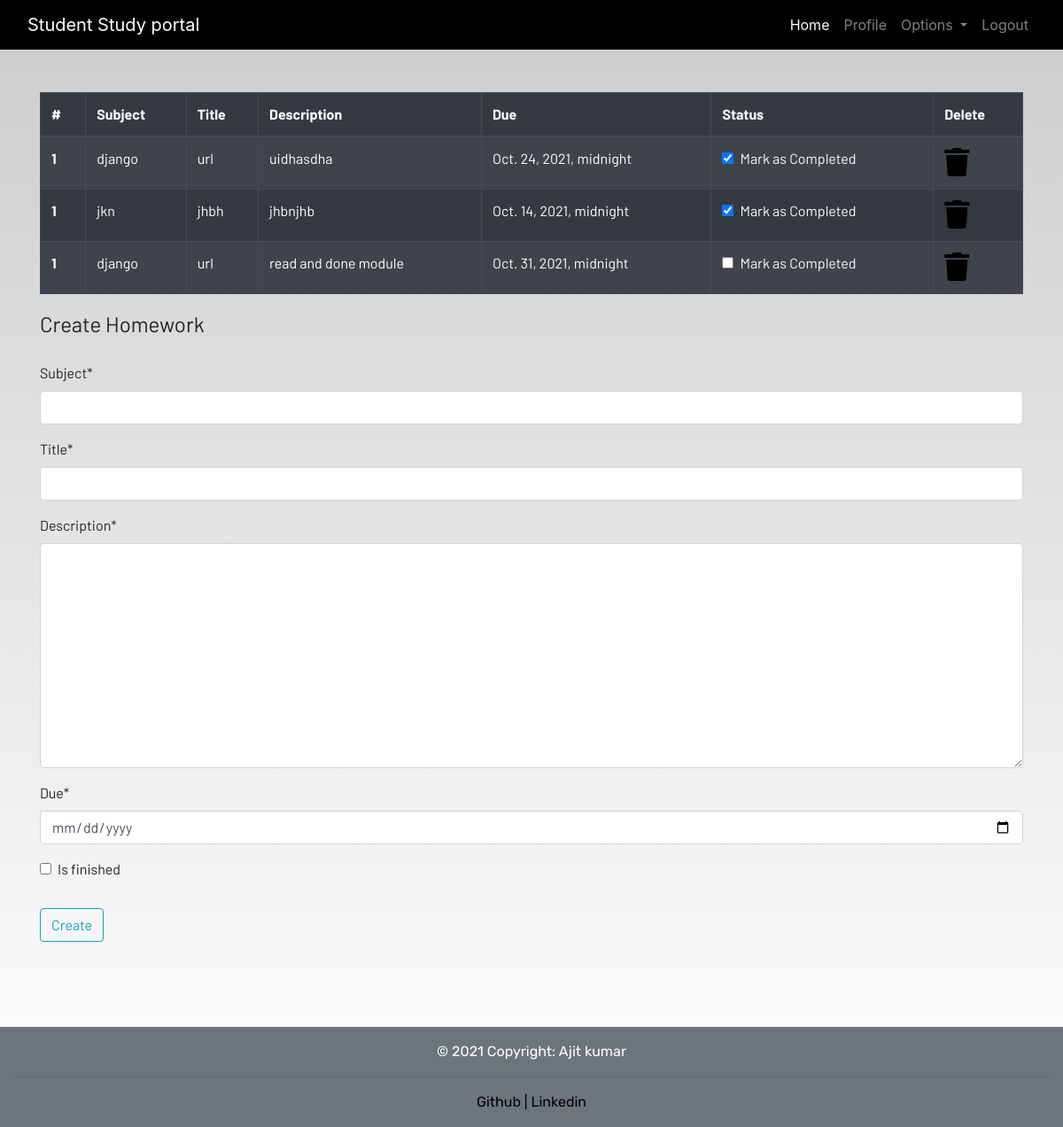
/homework (signed in), run on an earlier commit of the app's database.
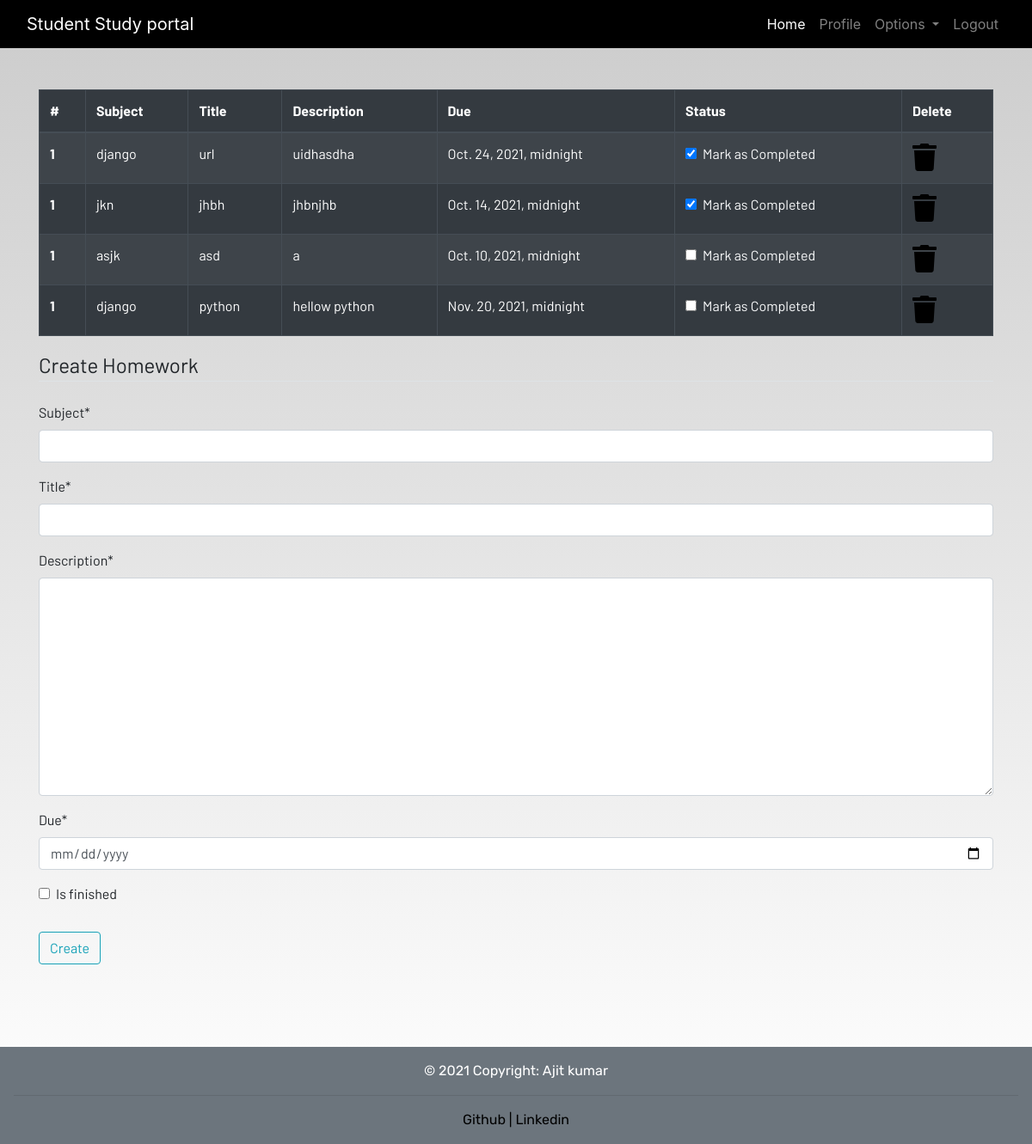
And on a later commit of the database.
### dashboard/models.py (models this page shows, shortened)
class Homework(models.Model):
    user = models.ForeignKey(User,on_delete=models.CASCADE)
    subject = models.CharField(max_length=50)
    title = models.CharField(max_length= 100)
    description = models.TextField()
    due = models.DateTimeField()
    is_finished = models.BooleanField(default= False)

### dashboard/views.py (the view)
# urls.py: path('homework',views.homework,name="homework"),
@login_required
def homework(request):
    if request.method == "POST":
        form = HomeworkForm(request.POST)
        if form.is_valid():
            try:
                finished = request.POST['is_finished']
                if finished == 'on':
                    finished = True
                else:
                    finished = False
            except:
                finished = False
            homeworks = Homework(
                    user = request.user,
                    subject = request.POST['subject'],
                    title = request.POST['title'],
                    description = request.POST['description'],
                    due = request.POST['due'],
                    is_finished = finished
            )
            homeworks.save()
            messages.success(request,f"homework Added from {request.user.username} Successfully")
    else:
        form = HomeworkForm()
    homework = Homework.objects.filter(user=request.user)
    if len(homework) == 0:
        homework_done = True
    else:
        homework_done = False
    return render(request,'dashboard/homework.html', {'homeworks':homework, 'homework_done': homework_done,'form':form})

### dashboard/forms.py
class HomeworkForm(forms.ModelForm):
    class Meta:
        model = Homework
        widgets = {'due' : DateInput()}
        fields = ['subject','title','description','due','is_finished']

### dashboard/templates/dashboard/homework.html (shortened to what this page needs)
{% extends 'dashboard/base.html' %}
{% load static %}
{% load crispy_forms_tags %}
{% block content %}
<div class="container">
{% if not homework_done  %}
    <table class="table table-striped table-bordered table-hover table-dark">
        <thead>
            <tr>
                <th scope="col">#</th>
                <th scope="col">Subject</th>
                <th scope="col">Title</th>
                <th scope="col">Description</th>
                <th scope="col">Due</th>
                <th scope="col">Status</th>
                <th scope="col">Delete</th>
            </tr>
        </thead>
        <tbody>
            <tr>
                {% for dest in homeworks %}
                <th scope="row">1</th>
                <td>{{dest.subject}}</td>
                <td>{{dest.title}}</td>
                <td>{{dest.description}}</td>
                <td>{{dest.due}}</td>
                <td>
                    <a href="{% url 'update-homework' dest.id %}">
                        <div class="form-check">
                       {% if dest.is_finished == True %}
                            <input class="form-check-input" type="checkbox" value="" checked >
                            {% else %}
                        <input class="form-check-input" type="checkbox" value=""  >
                         {% endif %}
                            <label class="form-check-label text-light" for="flexCheckDefault">
                                Mark as Completed
                            </label>
                        </div>
                    </a>
                </td>
                <td><a href="{% url 'delete-homework' dest.id %}"><i class="fa fa-trash fa-2x"></i></a></td>
            </tr>
            {% endfor %}
        </tbody>
    </table>
{% else %}
    <h4>All homeworks are completed!! Create to have more!!</h4>
    {% endif %}
</div>
<div class=" container">
    <form method="POST">
        <fieldset class="form-group">
            <legend class="border-bottom mb-4">Create Homework</legend>
            {{form|crispy}}
        </fieldset>
        <div class="form-group">
            <button href="" class="btn btn-outline-info" type="submit">
                Create
            </button>
        </div>
    </form>
</div>
{% endblock content %}

### dashboard/templates/dashboard/base.html (shortened to what this page needs)
<!DOCTYPE html>
{% load static %}
<html lang="en">
<head>
  <link rel="stylesheet" href="https://stackpath.bootstrapcdn.com/bootstrap/4.3.1/css/bootstrap.min.css"
>
  <link rel="stylesheet" href="https://use.fontawesome.com/releases/v5.7.2/css/all.css"
 />
  <link rel="stylesheet" href="{% static 'css/main.css' %}" />
</head>
<body>
  <header>
    <nav class="navbar navbar-expand-lg navbar-dark bg-dark">
      <div class="container-fluid">
        <a class="navbar-brand" href="{% url 'home' %}">Student Study portal</a>
        <div class="collapse navbar-collapse justify-content-end" id="navbarSupportedContent">
          <ul class="navbar-nav mb-2 mb-lg-0">
            <li class="nav-item">
              <a class="nav-link active" aria-current="page" href="/home">Home</a>
            </li>
             {% if user.is_authenticated %}
            <li class="nav-item">
              <a class="nav-link" href="{% url 'profile' %}">Profile</a>
            </li>
            <li class="nav-item dropdown">
              <a class="nav-link dropdown-toggle" href="#" id="navbarDropdown" role="button" data-toggle="dropdown"
                aria-haspopup="true" aria-expanded="false">
                Options
              </a>
            </li>
            <li class="nav-item">
              <a class="nav-link" href="{% url 'logout' %}">Logout</a>
            </li>
            {% endif %}
          </ul>
        </div>
      </div>
    </nav>
  </header>
  <br /><br />
  <main>
    {% block content %}
    {% endblock content %}
  </main>
</body>
<footer class ="footer">
    <div class="text-center p-3  bg-secondary text-white" style="background-color: rgba(0, 0, 0, 0.2);">
      © 2021 Copyright: Ajit kumar
      <hr>
      <a href="https://github.com/ajit202120044?tab=repositories">Github</a>
      <a href="https://www.linkedin.com/in/ajit-kumar-11773819a/"> |
        Linkedin</a>
      </div>
    </footer>
</html>

### static/css/main.css (style rules this page uses)
html { scroll-behavior: smooth; height: 100%; width: 100%; }
main { font-family: Barlow, Quicksand, Rubik, sans-serif, serif, 'Times New Roman', Times, serif !important; }
footer { font-family: Rubik, sans-serif, serif, 'Times New Roman', Times, serif; }
.navbar { background-color: rgb(0, 0, 0) !important; }
a { text-decoration: none !important; color: black; }
html, body { max-width: 100%; overflow-x: hidden; height: 100%; width: 100%; }
body { background: linear-gradient(rgba(0, 0, 0, 0.2), rgba(255, 255, 255, 0.5)); overflow-x: hidden; background-repeat: no-repeat; }
.fa { color: black; }

### dashboard/templates/dashboard/base.html (style rules this page uses)
body { display: flex; flex-direction: column; height: 100vh; }
.footer { margin-top: auto; display: inline-block; padding-top:5rem; }

What changed in the data, as far as the page shows it:
removed Homework: subject "django", title "url", description "read and done module", due "Oct. 31, 2021, midnight"
added Homework: subject "asjk", title "asd", description "a", due "Oct. 10, 2021, midnight"
added Homework: subject "django", title "python", description "hellow python", due "Nov. 20, 2021, midnight"
